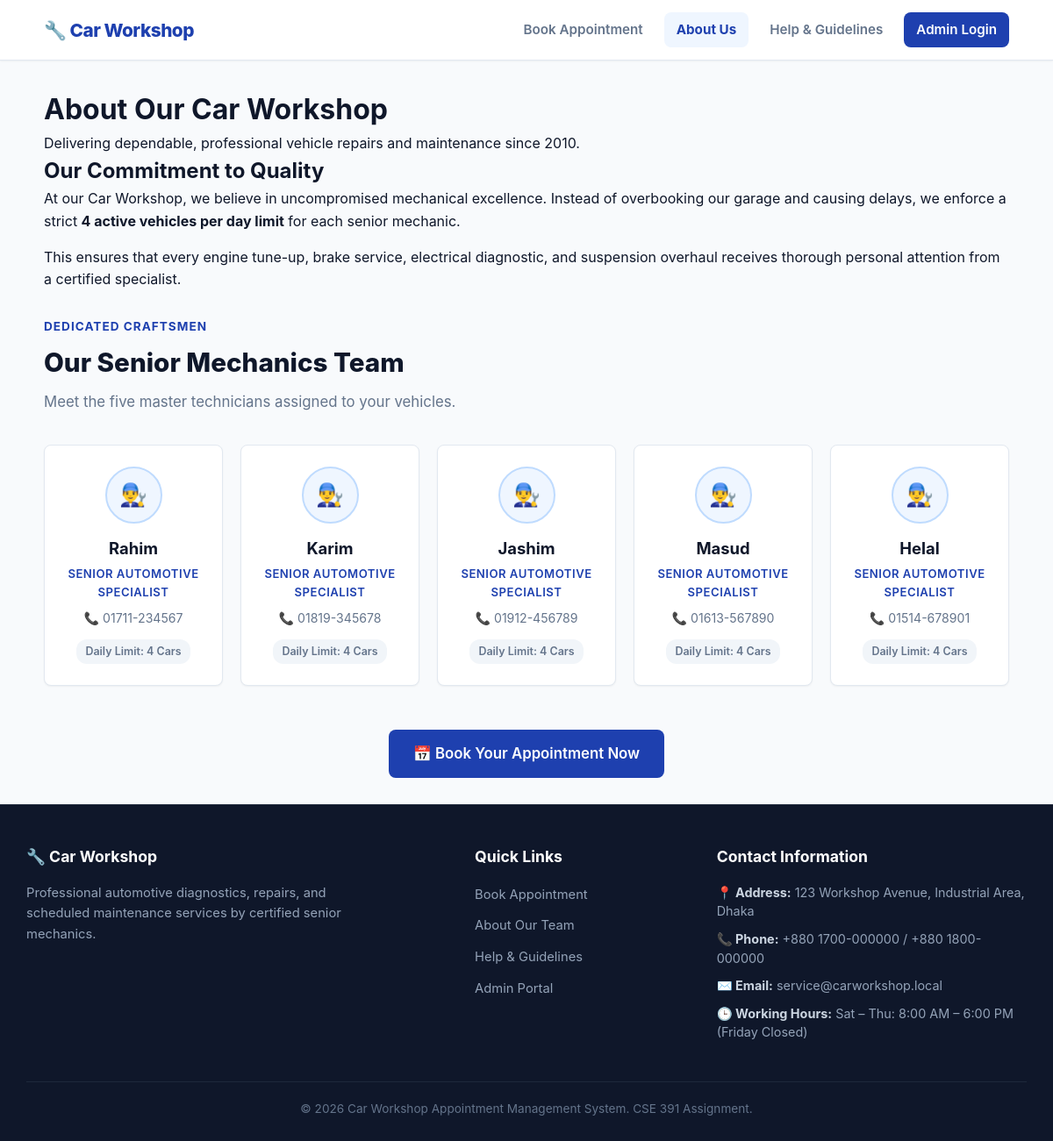
Page /about.php on the committed database.
### tables this page shows
CREATE TABLE IF NOT EXISTS `mechanics` (
    `id` INT AUTO_INCREMENT PRIMARY KEY,
    `name` VARCHAR(100) NOT NULL,
    `phone` VARCHAR(20) NOT NULL,
    `is_active` TINYINT(1) NOT NULL DEFAULT 1,
    `created_at` TIMESTAMP DEFAULT CURRENT_TIMESTAMP
);

### includes/functions.php (called while the page is built, shortened)
<?php
function get_active_mechanics($pdo) {
    $stmt = $pdo->prepare("SELECT id, name, phone FROM mechanics WHERE is_active = 1 ORDER BY id ASC");
    $stmt->execute();
    return $stmt->fetchAll();
}

### about.php (the view, shortened to what this page needs)
<?php
require_once __DIR__ . '/config/database.php';
require_once __DIR__ . '/includes/functions.php';
$mechanics = get_active_mechanics($pdo);
require_once __DIR__ . '/includes/header.php';
?>
<div class="page-header">
    <h1>About Our Car Workshop</h1>
    <p>Delivering dependable, professional vehicle repairs and maintenance since 2010.</p>
</div>
<div class="card">
    <h2 class="card-title">Our Commitment to Quality</h2>
    <p style="margin-bottom: 15px;">
        At our Car Workshop, we believe in uncompromised mechanical excellence. Instead of overbooking our garage and causing delays, we enforce a strict <strong>4 active vehicles per day limit</strong> for each senior mechanic.
    </p>
    <p>
        This ensures that every engine tune-up, brake service, electrical diagnostic, and suspension overhaul receives thorough personal attention from a certified specialist.
    </p>
</div>
<div class="section-block" style="margin-top: 30px;">
    <div class="section-header" style="text-align: left;">
        <span class="section-tag">Dedicated Craftsmen</span>
        <h2 class="section-title">Our Senior Mechanics Team</h2>
        <p class="section-desc" style="margin: 0;">Meet the five master technicians assigned to your vehicles.</p>
    </div>
    <div class="mechanics-showcase">
        <?php foreach ($mechanics as $mech): ?>
            <div class="mechanic-profile-card">
                <div class="profile-avatar">👨‍🔧</div>
                <h3 class="profile-name"><?php echo htmlspecialchars($mech['name']); ?></h3>
                <p class="profile-role">Senior Automotive Specialist</p>
                <p class="profile-phone">📞 <?php echo htmlspecialchars($mech['phone']); ?></p>
                <span class="profile-badge">Daily Limit: 4 Cars</span>
            </div>
        <?php endforeach; ?>
    </div>
</div>
<div style="margin-top: 30px; text-align: center;">
    <a href="index.php#booking-section" class="btn btn-primary btn-lg">📅 Book Your Appointment Now</a>
</div>
<?php
require_once __DIR__ . '/includes/footer.php';
?>

### assets/css/style.css (style rules this page uses)
:root { --primary: #1e40af; --primary-hover: #1d4ed8; --primary-light: #eff6ff; --accent: #d97706; --bg-page: #f8fafc; --bg-card: #ffffff; --text-main: #0f172a; --text-muted: #64748b; --border-color: #e2e8f0; --border-focus: #3b82f6; --success: #15803d; --success-bg: #dcfce7; --error: #b91c1c; --error-bg: #fee2e2; --warning: #b45309; --warning-bg: #fef3c7; --info: #0369a1; --info-bg: #e0f2fe; --shadow-sm: 0 1px 2px 0 rgba(0, 0, 0, 0.05); --shadow: 0 4px 6px -1px rgba(0, 0, 0, 0.08), 0 2px 4px -2px rgba(0, 0, 0, 0.05); --shadow-lg: 0 10px 15px -3px rgba(0, 0, 0, 0.1), 0 4px 6px -4px rgba(0, 0, 0, 0.08); --radius: 8px; --radius-lg: 12px; }
* { margin: 0; padding: 0; box-sizing: border-box; }
html { scroll-behavior: smooth; }
body { font-family: -apple-system, BlinkMacSystemFont, "Segoe UI", Roboto, "Helvetica Neue", Arial, sans-serif; line-height: 1.6; color: var(--text-main); background-color: var(--bg-page); min-height: 100vh; display: flex; flex-direction: column; }
.section-block { margin-bottom: 50px; }
.section-header { text-align: center; margin-bottom: 35px; }
.section-tag { color: var(--primary); font-size: 0.85rem; font-weight: 700; text-transform: uppercase; letter-spacing: 1px; display: block; margin-bottom: 6px; }
.section-title { font-size: 1.85rem; font-weight: 800; color: var(--text-main); margin-bottom: 8px; }
.section-desc { color: var(--text-muted); font-size: 1.05rem; max-width: 650px; margin: 0 auto; }
.mechanics-showcase { display: grid; grid-template-columns: repeat(auto-fit, minmax(200px, 1fr)); gap: 20px; }
.mechanic-profile-card { background-color: var(--bg-card); border: 1px solid var(--border-color); border-radius: var(--radius); padding: 24px 20px; text-align: center; box-shadow: var(--shadow-sm); transition: transform 0.2s ease, box-shadow 0.2s ease; }
.profile-avatar { width: 65px; height: 65px; border-radius: 50%; background-color: var(--primary-light); color: var(--primary); font-size: 1.6rem; display: flex; align-items: center; justify-content: center; margin: 0 auto 14px auto; border: 2px solid #bfdbfe; }
.profile-name { font-size: 1.15rem; font-weight: 700; color: var(--text-main); margin-bottom: 4px; }
.profile-role { font-size: 0.82rem; color: var(--primary); font-weight: 600; text-transform: uppercase; letter-spacing: 0.5px; margin-bottom: 8px; }
.profile-phone { font-size: 0.88rem; color: var(--text-muted); margin-bottom: 12px; }
.profile-badge { display: inline-block; background-color: #f1f5f9; color: var(--text-muted); padding: 4px 10px; border-radius: 12px; font-size: 0.78rem; font-weight: 600; }
.btn { display: inline-flex; align-items: center; justify-content: center; padding: 11px 22px; font-size: 0.95rem; font-weight: 600; border-radius: var(--radius); border: none; cursor: pointer; text-decoration: none; transition: all 0.2s ease; gap: 8px; }
.btn-primary { background-color: var(--primary); color: #ffffff; }
.btn-lg { padding: 14px 28px; font-size: 1.05rem; }

### rows in the picture
mechanics: name "Rahim", phone "01711-234567"
mechanics: name "Karim", phone "01819-345678"
mechanics: name "Jashim", phone "01912-456789"
mechanics: name "Masud", phone "01613-567890"
mechanics: name "Helal", phone "01514-678901"
